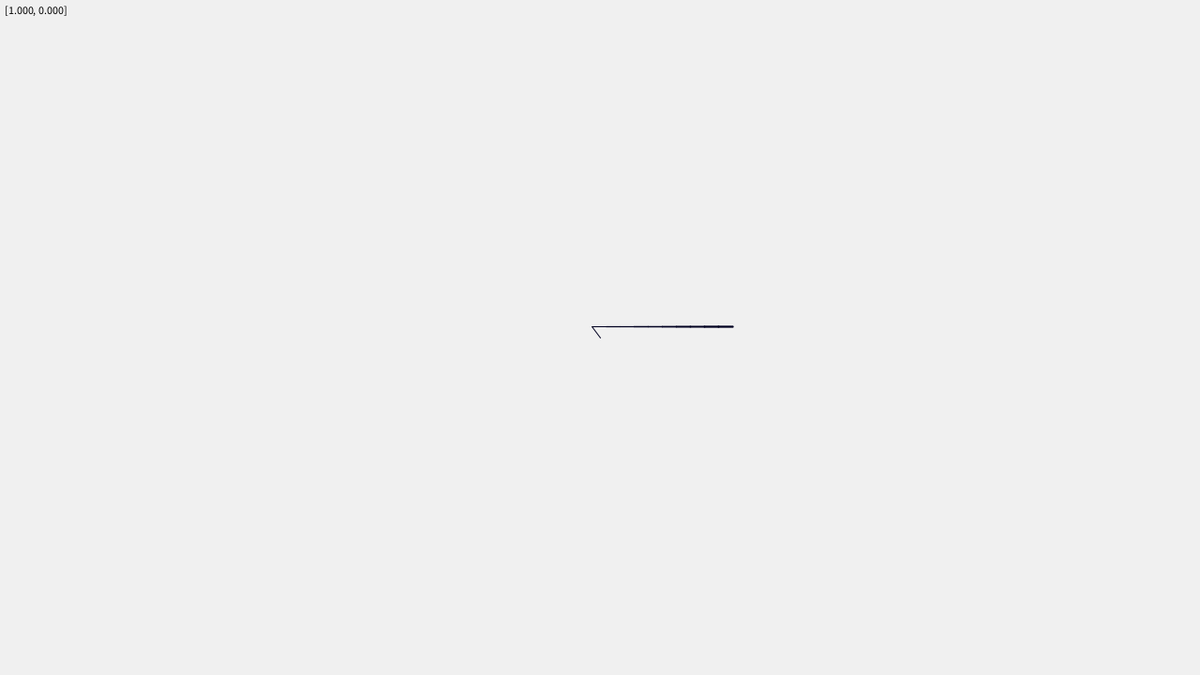
Frame 1 (no input)
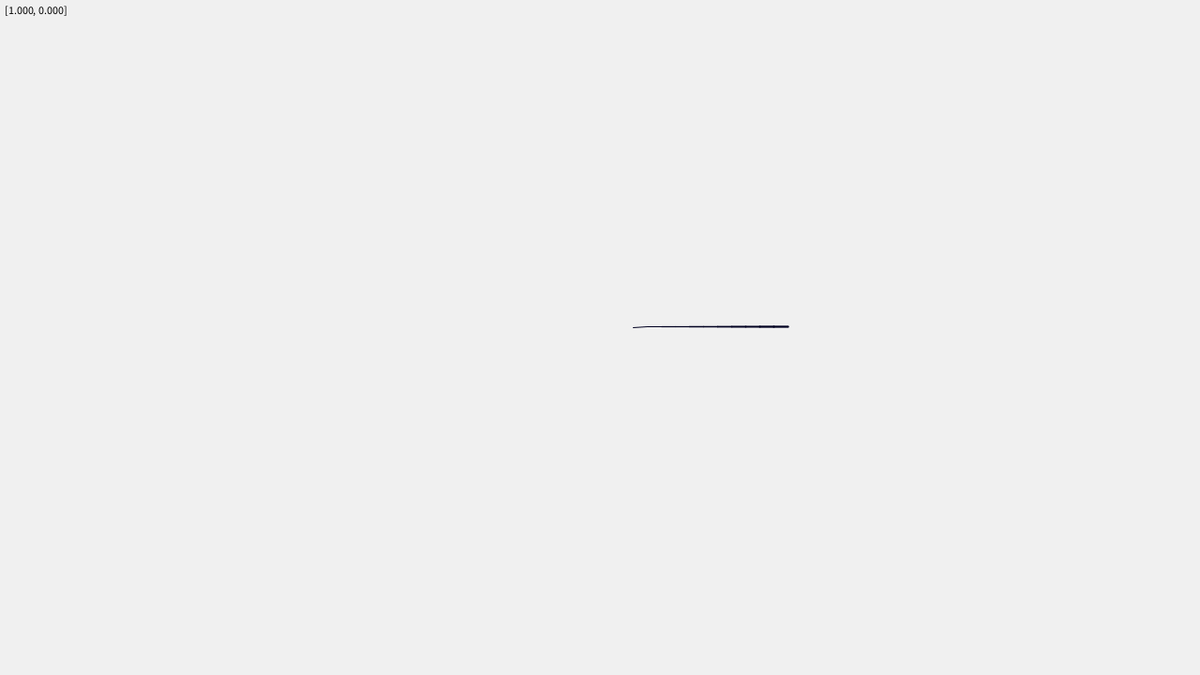
Frame 60 (the mouse pressed at the canvas centre just before this capture)
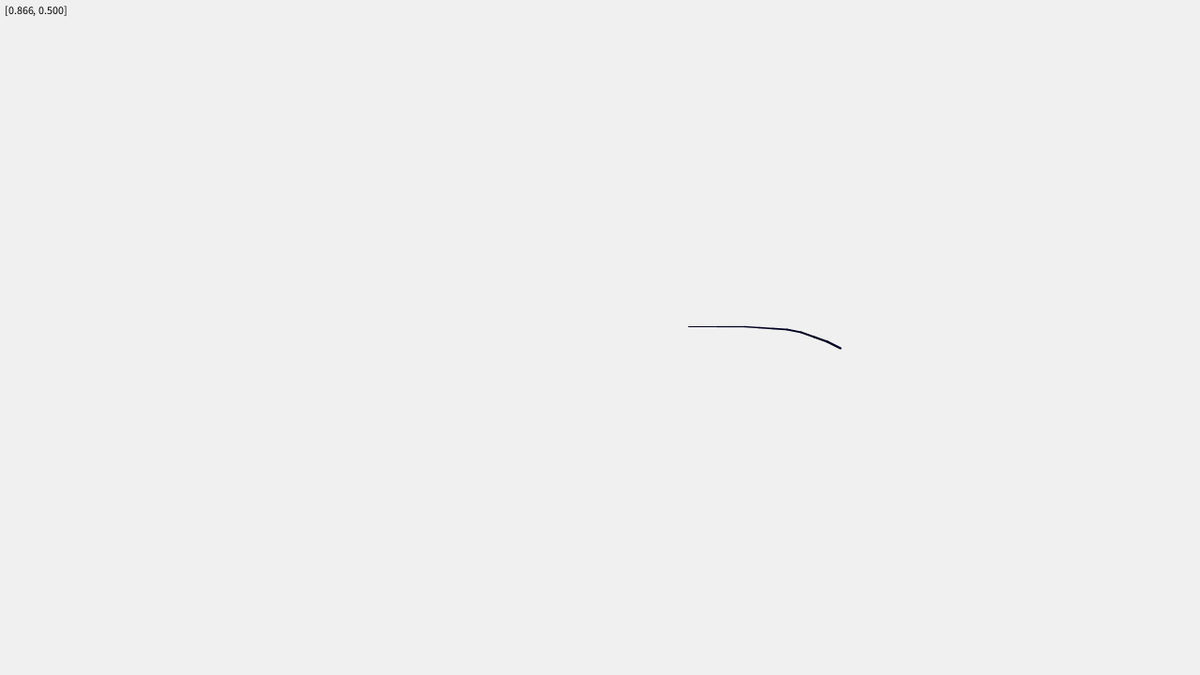
Frame 120 (the mouse held since frame 60 and released just before this capture)

The Processing sketch that drew these frames (run headless with seeded random() and noise(); from frame 60 on, the mouse is pressed at the canvas centre):

// Processing sketch: invknmtx
// ── invknmtx.pde
color bg=color(240);
ArrayList<Linkling> linklings;
float lnklen=15f;

void spawnlinklings() {
  linklings=new ArrayList<>();
  linklings.add(new Linkling(width/2, height/2, 15, 10, 1, 0.5));
}

void setup() {
  size(1280, 720);
  background(bg);
  stroke(0);
  strokeWeight(1.5);
  spawnlinklings();
}

void infobox(Linkling m, int ln) {
  fill(0);
  text(String.format("[%03.3f, %03.3f]", m.v.x, m.v.y), 5, 15+ln*13);
}

void draw() {
  background(bg);
  for (int i=0; i<linklings.size(); i++) {
    Linkling ll=linklings.get(i);
    ll.exist();
    infobox(ll, i);
  }
}

void keyPressed() {
  if (key=='a') {
    float xx=random(0, width-1);
    float yy=random(0, height-1);
    float llen=random(4, 45);
    int nl=int(random(3, 30));
    float radius=random(1, 5);
    float kclk=random(0.5, 5.0);
    linklings.add(new Linkling(xx, yy, llen, nl, radius, kclk));
  } else if (key=='x') {
    if (linklings.size()>0) {
      linklings.remove(0);
    }
  }
}

// ── iklib.pde
class Link {
  PVector a;      // source point
  float th;       // angle theta
  float r;        // the radius
  PVector b;      // the end point
  color c;
  float dia;
  Link parent;    // robotic linked lists!

  Link(float x, float y, float r, float th, float d) {
    a=new PVector(x, y);
    b=new PVector(0, 0);    // temporarily
    c=color(0, 0, 32);      // some dark shade of blue
    dia=d;                  // the thickness
    this.r=r;
    this.th=th;
    computeB();             // b is always computed
  }

  Link(Link base, float r, float th, float d) {
    this(base.b.x, base.b.y, r, th, d);
    parent=base;
  }

  void computeB() {
    float bx=a.x+r*cos(th);
    float by=a.y+r*sin(th);
    b.set(bx, by);
  }

  void update() {
    computeB();
  }

  void follow(float tx, float ty) {
    PVector target=new PVector(tx, ty);
    PVector dir=PVector.sub(target, a);
    th=dir.heading();
    dir.setMag(r);
    dir.mult(-1);
    a=PVector.add(target, dir);
  }

  void render() {
    stroke(c);
    strokeWeight(dia);
    line(a.x, a.y, b.x, b.y);
  }

  void exist(float zx, float zy) {
    follow(zx, zy);
    update();
    render();
    if (parent!=null) {
      parent.exist(a.x, a.y);
    }
  }
}

class Linkling {
  Link head, tail;
  PVector v;
  float r;
  float clkcoeff;

  Linkling(float x, float y, float lnklen, int nlinks, float r, float cc) {
    this.r=r;
    this.clkcoeff=cc;
    v=new PVector(0, 0);
    float rndth=radians(random(0, 360));
    float initdia=1.0;
    head=new Link(x, y, lnklen, rndth, initdia);
    Link curr=head;
    for (int i=0; i<nlinks; i++) {
      tail=new Link(curr, lnklen, 0, initdia+i*0.15);
      curr=tail;
    }
  }

  void update() {
    float thx=radians(frameCount*clkcoeff*map(mouseX, 0, width, 0, 1));
    float thy=radians(frameCount*clkcoeff*map(mouseY, 0, height, 0, 1));
    v.set(r*(cos(thx)), r*(sin(thy)));
  }

  void exist() {
    update();
    tail.exist(tail.b.x+v.x, tail.b.y+v.y);
  }
}
